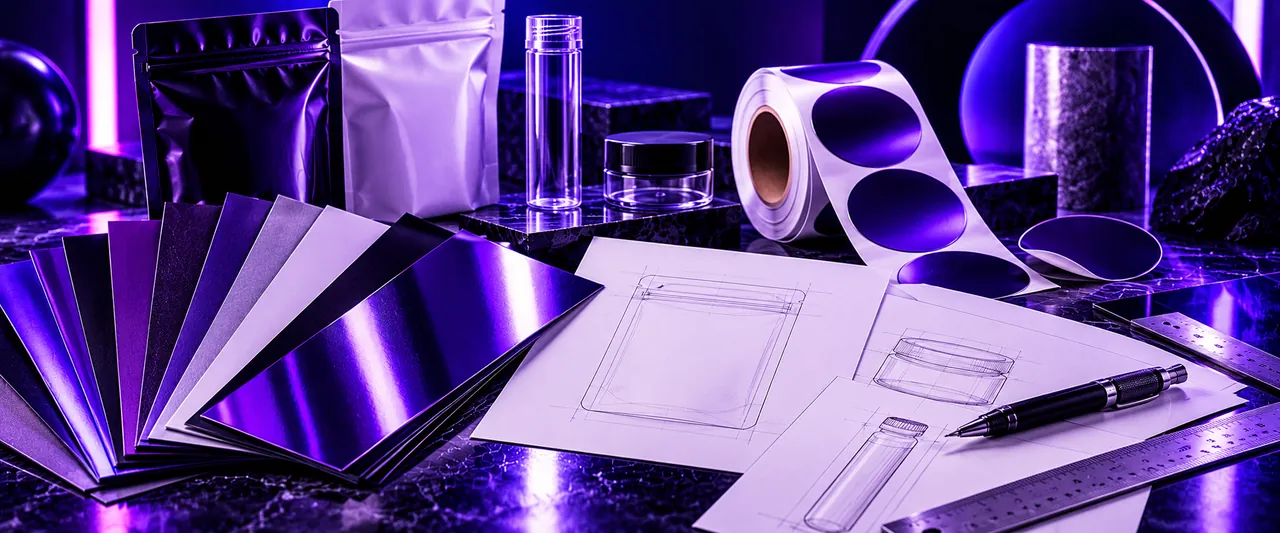
#> input picture assets/banners/brand-development-1280.webp, 1280 x 533 px, given in place of menu_brand_dev.png, which was not available
$ python gen_banners.py ../assets/banners/brand-development-1280.webp ../assets/banners/brand-development-1944.webp
#> lines starting #> are read from the running program, lines starting #| are printed output that depends on the picture
"""One-shot: generate responsive page-header banners into assets/banners/.

Sources are the owner-approved studio banners (Oct 13 order). Outputs are
committed; the build just copies assets/ — no CI image tooling needed.
Re-run only when a banner is replaced: python scripts/gen_banners.py <srcdir> <miron_png>
"""
import json
import os
import sys

from PIL import Image

ROOT = os.path.dirname(os.path.dirname(os.path.abspath(__file__)))
OUT = os.path.join(ROOT, "assets", "banners")

# slug -> source filename inside the Set 1 drop (miron comes from its own
# approved file: the Set 1 miron render was rejected — jars must be violet).
SET1 = {
    "glass-jars": "menu_glass_jars.png",
    "concentrate-jars": "menu_concentrate_jars.png",
    "chubby-jars": "menu_chubby_jars.png",
    "mylar-bags": "menu_mylar_bags.png",
    "direct-to-bag": "menu_direct_print.png",
    "preroll-tubes": "menu_preroll_tubes.png",
    "stickers": "menu_stickers.png",
    "terpenes": "menu_terpenes.png",
    "terpene-infusion": "menu_infusion.png",
    "brand-development": "menu_brand_dev.png",
    "o2-devices": "menu_o2_devices.png",
}

WIDTHS = (640, 1280)  # plus the source's own width


def emit(slug, src_path, manifest):
#> called with slug = 'brand-development'
    im = Image.open(src_path).convert("RGB")
#> im is the input picture: PIL image 1280x533 RGB; mean R, G, B 97.5, 69.8, 144.6
    w, h = im.size
#> w = 1280; h = 533
    widths = sorted(set([x for x in WIDTHS if x < w] + [w]))
#> widths = [640, 1280]
    for tw in widths:
        scaled = im if tw == w else im.resize((tw, round(h * tw / w)), Image.LANCZOS)
        scaled.save(os.path.join(OUT, f"{slug}-{tw}.avif"), quality=60)
        scaled.save(os.path.join(OUT, f"{slug}-{tw}.webp"), quality=80, method=6)
#> this loop made 2 passes
#> pass 1, in emit, `scaled = im if tw == w else im.resize((tw, round(h * tw / w)), Image.L..`:
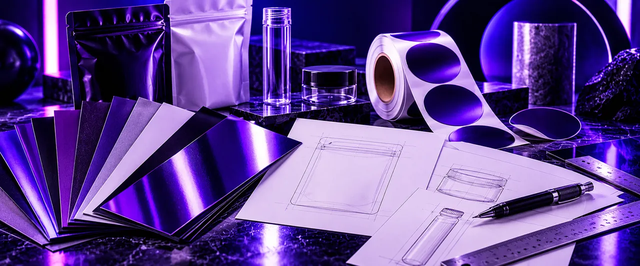
#> scaled: PIL image 640x266 RGB; mean R, G, B 97.5, 70, 144.5
    manifest[slug] = {"w": w, "h": h, "widths": widths}


def main(set1_dir, miron_png):
    os.makedirs(OUT, exist_ok=True)
    manifest = {}
    for slug, name in sorted(SET1.items()):
        emit(slug, os.path.join(set1_dir, name), manifest)
#> pass 2 of the loop in main, `for slug, name in sorted(SET1.items()):`:
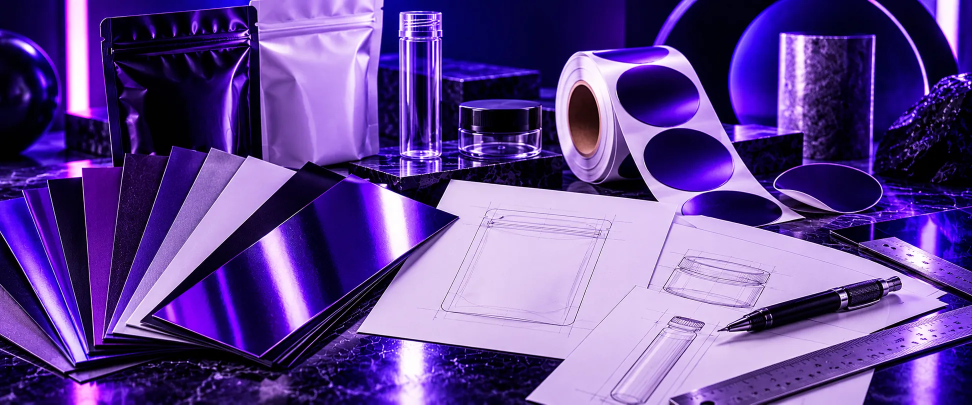
#> input picture assets/banners/brand-development-1944.webp, 1944 x 809 px, given in place of menu_chubby_jars.png, which was not available (shown at 1/2 size)
#> in emit, im is the input picture: PIL image 1944x809 RGB; mean R, G, B 97.5, 69.6, 144.6
#> the loop in emit (call 2), `for tw in widths:` made 3 passes
#> pass 1, in emit (call 2), `scaled = im if tw == w else im.resize((tw, round(h * tw / w)), Image.L..`:
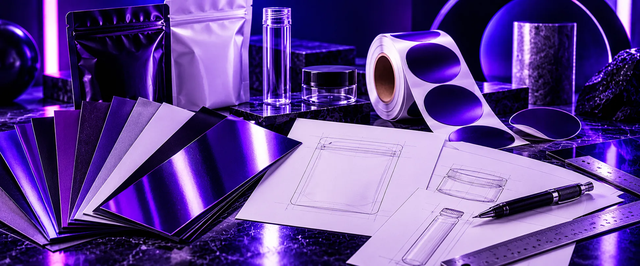
#> scaled: PIL image 640x266 RGB; mean R, G, B 97.5, 69.8, 144.6
#> pass 2, in emit (call 2), `scaled = im if tw == w else im.resize((tw, round(h * tw / w)), Image.L..`:
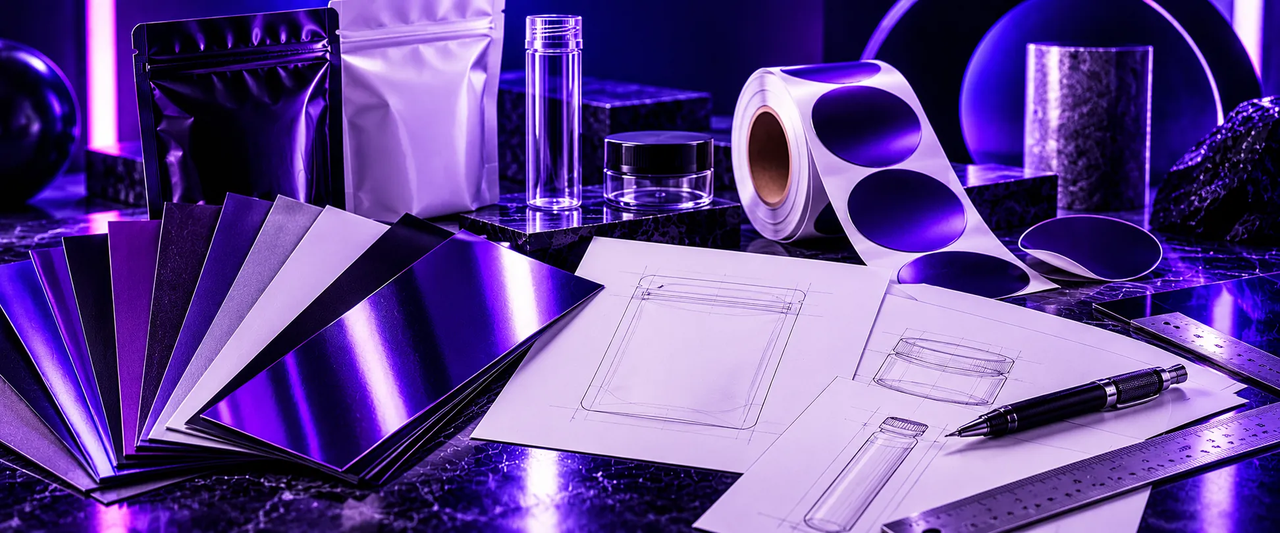
#> scaled: PIL image 1280x533 RGB; mean R, G, B 97.5, 69.7, 144.6
    emit("miron-jars", miron_png, manifest)
    with open(os.path.join(OUT, "manifest.json"), "w") as fh:
        json.dump(manifest, fh, indent=1, sort_keys=True)
    total = sum(os.path.getsize(os.path.join(OUT, f)) for f in os.listdir(OUT))
    print(f"{len(manifest)} banners, {total/1e6:.1f} MB in {OUT}")


if __name__ == "__main__":
#> (the run stopped early here; a loop or call above may not have finished)
